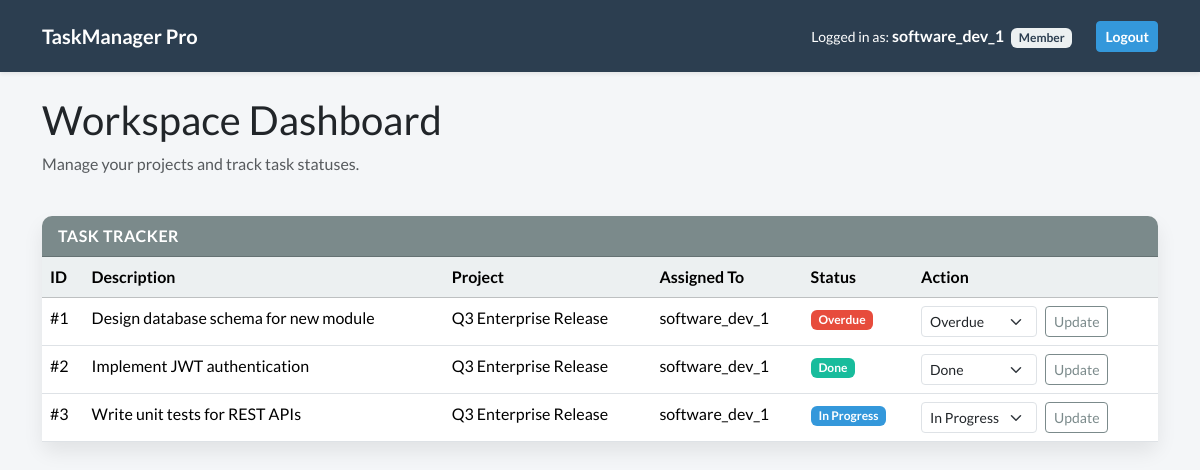
Page /dashboard (signed in) on the committed database.
### app.py (models this page shows)
class User(db.Model):
    id = db.Column(db.Integer, primary_key=True)
    username = db.Column(db.String(50), unique=True, nullable=False)
    password_hash = db.Column(db.String(256), nullable=False)
    role = db.Column(db.String(10), nullable=False) # 'Admin' or 'Member'
    tasks = db.relationship('Task', backref='assignee', lazy=True)

class Task(db.Model):
    id = db.Column(db.Integer, primary_key=True)
    title = db.Column(db.String(200), nullable=False)
    status = db.Column(db.String(20), default='Pending') # Pending, In Progress, Done
    project_id = db.Column(db.Integer, db.ForeignKey('project.id'), nullable=False)
    user_id = db.Column(db.Integer, db.ForeignKey('user.id'), nullable=False)

class Project(db.Model):
    id = db.Column(db.Integer, primary_key=True)
    name = db.Column(db.String(100), nullable=False)
    tasks = db.relationship('Task', backref='project', lazy=True)

### app.py (the view)
@app.route('/')
@app.route('/dashboard')
@login_required
def dashboard():
    if session['role'] == 'Admin':
        projects = Project.query.all()
        users = User.query.filter_by(role='Member').all()
        tasks = Task.query.all()
    else:
        projects = []
        users = []
        tasks = Task.query.filter_by(user_id=session['user_id']).all()
    return render_template('dashboard.html', projects=projects, users=users, tasks=tasks)

### app.py (called while the page is built)
def login_required(f):
    @wraps(f)
    def decorated_function(*args, **kwargs):
        if 'user_id' not in session:
            return redirect(url_for('login'))
        return f(*args, **kwargs)
    return decorated_function

### templates/dashboard.html (shortened to what this page needs)
{% extends 'base.html' %}
{% block content %}
<div class="row mb-4">
    <div class="col">
        <h2>Workspace Dashboard</h2>
        <p class="text-muted">Manage your projects and track task statuses.</p>
    </div>
</div>
<div class="card">
    <div class="card-header bg-dark text-white">Task Tracker</div>
    <div class="card-body p-0">
        <table class="table table-hover mb-0">
            <thead class="table-light">
                <tr>
                    <th>ID</th>
                    <th>Description</th>
                    <th>Project</th>
                    <th>Assigned To</th>
                    <th>Status</th>
                    <th>Action</th>
                </tr>
            </thead>
            <tbody>
                {% for task in tasks %}
                <tr>
                    <td>#{{ task.id }}</td>
                    <td>{{ task.title }}</td>
                    <td>{{ task.project.name }}</td>
                    <td>{{ task.assignee.username }}</td>
                    <td>
                        <span class="badge {% if task.status == 'Pending' %}bg-warning{% elif task.status == 'In Progress' %}bg-info{% elif task.status == 'Overdue' %}bg-danger{% else %}bg-success{% endif %}">
                            {{ task.status }}
                        </span>
                    </td>
                    <td>
                        {% if session.get('role') == 'Admin' or task.user_id == session.get('user_id') %}
                        <form action="{{ url_for('update_task', task_id=task.id) }}" method="POST" class="d-flex">
                            <select name="status" class="form-select form-select-sm me-2" style="width: auto;">
                                <option value="In Progress" {% if task.status == 'In Progress' %}selected{% endif %}>In Progress</option>
                                <option value="Overdue" {% if task.status == 'Overdue' %}selected{% endif %}>Overdue</option>
                                <option value="Done" {% if task.status == 'Done' %}selected{% endif %}>Done</option>
                            </select>
                            <button type="submit" class="btn btn-sm btn-outline-dark">Update</button>
                        </form>
                        {% else %}
                        <span class="text-muted small">No access</span>
                        {% endif %}
                    </td>
                </tr>
                {% else %}
                <tr>
                    <td colspan="6" class="text-center py-4 text-muted">No tasks available.</td>
                </tr>
                {% endfor %}
            </tbody>
        </table>
    </div>
</div>
{% endblock %}

### templates/base.html (shortened to what this page needs)
<!DOCTYPE html>
<html lang="en">
<head>
    <link href="https://cdn.jsdelivr.net/npm/bootswatch@5.3.0/dist/flatly/bootstrap.min.css" rel="stylesheet">
</head>
<body>
    <nav class="navbar navbar-expand-lg navbar-dark bg-primary mb-4 shadow-sm">
        <div class="container">
            <a class="navbar-brand fw-bold" href="{{ url_for('dashboard') }}">TaskManager Pro</a>
            <div class="d-flex align-items-center">
                {% if session.get('user_id') %}
                    <span class="navbar-text text-white me-4">
                        <small>Logged in as:</small> <strong>{{ session.get('username') }}</strong>
                        <span class="badge bg-light text-primary ms-1">{{ session.get('role') }}</span>
                    </span>
                    <a href="{{ url_for('logout') }}" class="btn btn-sm btn-info fw-bold">Logout</a>
                {% endif %}
            </div>
        </div>
    </nav>
    <div class="container">
        {% block content %}{% endblock %}
    </div>
</body>
</html>

### templates/base.html (style rules this page uses)
body { background-color: #f4f6f8; }
.card { box-shadow: 0 10px 20px rgba(0,0,0,0.08); border: none; border-radius: 10px; }
.card-header { border-top-left-radius: 10px !important; border-top-right-radius: 10px !important; font-weight: bold; text-transform: uppercase; letter-spacing: 0.5px; }

### rows in the picture
User: get "software_dev_1", get "Member"
Task: id "1", title "Design database schema for new module", project.name "Q3 Enterprise Release", assignee.username "software_dev_1", status "Overdue"
Task: id "2", title "Implement JWT authentication", project.name "Q3 Enterprise Release", assignee.username "software_dev_1", status "Done"
Task: id "3", title "Write unit tests for REST APIs", project.name "Q3 Enterprise Release", assignee.username "software_dev_1", status "In Progress"
